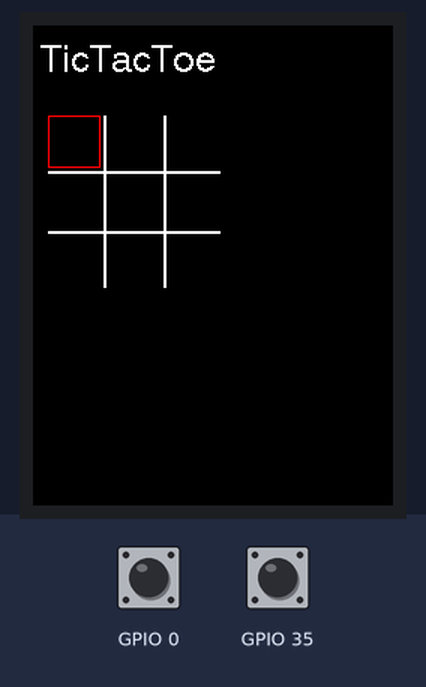
Recording of a sketch running on a simulated ESP32. Shown: 240×320 colour display. The inputs (shaded band) are chosen by the test bench; at power-on: GPIO 35 HIGH, GPIO 0 HIGH. Random numbers use the default seed unless the sketch sets one; what the sketch prints to the serial monitor is not drawn.

Above: at 1.4 s.
1.5 s: GPIO 35 pulled LOW for 0.15 s
At 1.8 s:
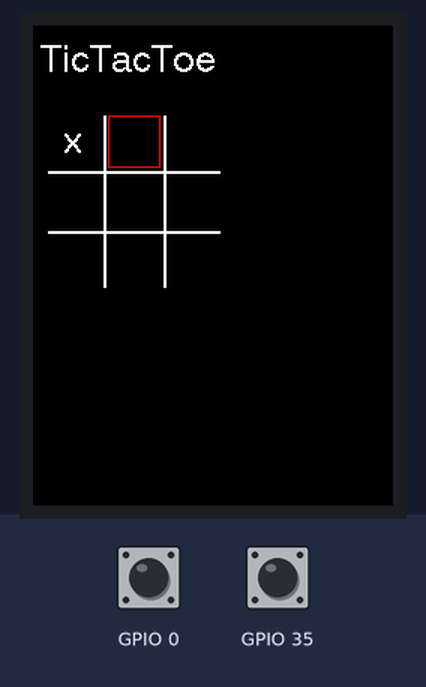
2.2 s: GPIO 0 pulled LOW for 3.2 s
At 6.3 s:
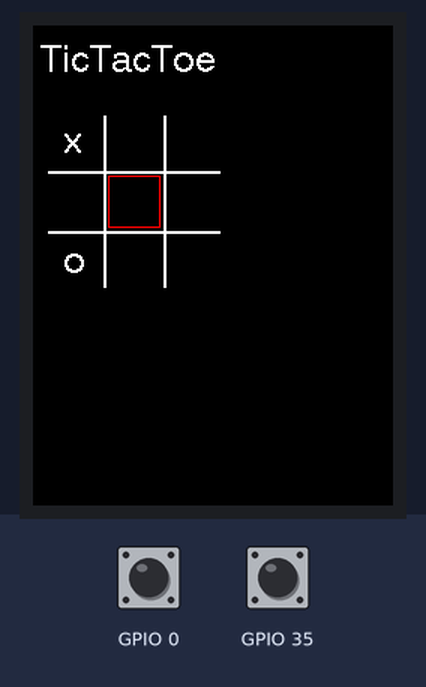
6.9 s: GPIO 0 pulled LOW for 0.15 s
At 8.0 s:
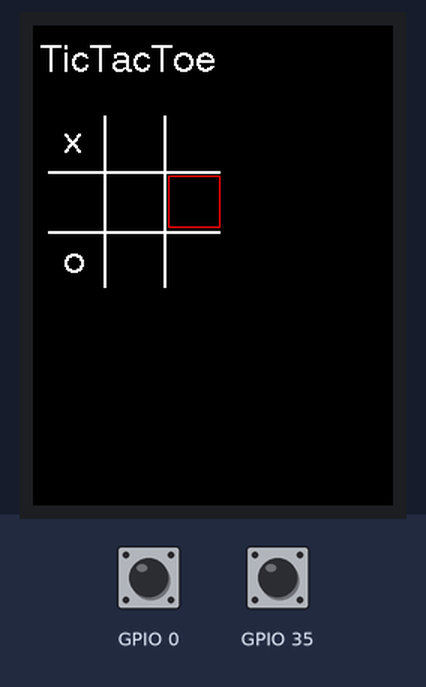
8.5 s: GPIO 35 pulled LOW for 1 s
Timing chart, 0 to 11.5 s (numbered marks = the images above; inputs shaded):
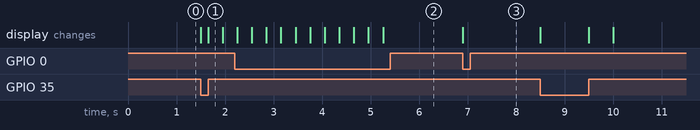

The sketch:

TicTacToe.ino
```cpp
#include <Arduino.h>
#include <SPI.h>
#include <TFT_eSPI.h>

TFT_eSPI tft = TFT_eSPI();

int fromTop = 60;
int fromLeft = 10;
int space = 5;
int boxSize = 35;
int playGround = 3 * boxSize + 2 * space;

int i  = 0;
int j  = 0;
int me = random(1, 10);
bool player              = 0;
bool choiced             = false;
bool myTime              = false;
bool defensed            = false;
int dd[3][3]             = {0};
char sign[2]             = {'x', 'o'};
uint8_t player_X         = 1;
uint8_t player_O         = 4;
int     matrix_values[9] = {0};
long timeout             = millis();
int last_pos             = 0;
enum places {A,D,G,B,E,H,C,F,I};
enum shifter {sA,sB,sC,sD,sE,sF,sG,sH,sI};
bool virtual_shift = false;
bool virtual_enter = false;

void checkWiner();
void ESPlay();

void ESPlay() {
    uint8_t k = 0;
    for (uint8_t ii=0;ii<3;ii++){
        for (uint8_t jj=0;jj<3;jj++){
            matrix_values[k] = dd[ii][jj];
            k++;
        }
    }
    //DEFESA
    //defesa linha 1
    if ((matrix_values[A] + matrix_values[B] + matrix_values[C]) == 2){
        if (matrix_values[A] == 0 && last_pos != sA ||matrix_values[B] == 0 && last_pos != sB || matrix_values[C] == 0 && last_pos != sC){
            virtual_shift = true;
        }
        else{
            virtual_enter = true;
            defensed      = true;
        }
    }
    //defesa linha 2
    else if ((matrix_values[D] + matrix_values[E] + matrix_values[F]) == 2){
        if (matrix_values[D] == 0 && last_pos != sD ||matrix_values[E] == 0 && last_pos != sE || matrix_values[F] == 0 && last_pos != sF){
            virtual_shift = true;
        }
        else{
            virtual_enter = true;
            defensed      = true;
        }
    }
    //defesa linha 3
    else if ((matrix_values[G] + matrix_values[H] + matrix_values[I]) == 2){
        if (matrix_values[G] == 0 && last_pos != sG ||matrix_values[H] == 0 && last_pos != sH || matrix_values[I] == 0 && last_pos != sI){
            virtual_shift = true;
        }
        else{
            virtual_enter = true;
            defensed      = true;
        }
    }
    //defesa coluna 1
    else if ((matrix_values[A] + matrix_values[D] + matrix_values[G]) == 2){
        if (matrix_values[A] == 0 && last_pos != sA ||matrix_values[D] == 0 && last_pos != sD || matrix_values[G] == 0 && last_pos != sG){
            virtual_shift = true;
        }
        else{
            virtual_enter = true;
            defensed      = true;
        }
    }
    //defesa coluna 2
    else if ((matrix_values[B] + matrix_values[E] + matrix_values[H]) == 2){
        if (matrix_values[B] == 0 && last_pos != sB ||matrix_values[E] == 0 && last_pos != sE || matrix_values[H] == 0 && last_pos != sH){
            virtual_shift = true;
        }
        else{
            virtual_enter = true;
            defensed      = true;
        }
    }
    //defesa coluna 3
    else if ((matrix_values[C] + matrix_values[F] + matrix_values[I]) == 2){
        if (matrix_values[C] == 0 && last_pos != sC ||matrix_values[F] == 0 && last_pos != sF || matrix_values[I] == 0 && last_pos != sI){
            virtual_shift = true;
        }
        else{
            virtual_enter = true;
            defensed      = true;
        }
    }
    //defesa diagonal A-I
    else if ((matrix_values[A] + matrix_values[E] + matrix_values[I]) == 2){
        if (matrix_values[A] == 0 && last_pos != sA ||matrix_values[E] == 0 && last_pos != sE || matrix_values[I] == 0 && last_pos != sI){
            virtual_shift = true;
        }
        else{
            virtual_enter = true;
            defensed      = true;
        }
    }
    //defesa diagonal C-G
    else if ((matrix_values[C] + matrix_values[E] + matrix_values[G]) == 2){
        if (matrix_values[C] == 0 && last_pos != sC ||matrix_values[E] == 0 && last_pos != sE || matrix_values[G] == 0 && last_pos != sG){
            virtual_shift = true;
        }
        else{
            virtual_enter = true;
            defensed      = true;
        }
    }
    else {
        if (myTime && !defensed){
            if (!choiced){
                int me = random(1, 10);
                 while (matrix_values[me] != 0){
                    //int picked = random(1, 10);
                    //me = picked > 8 ? 8 : picked;
                     me = random(1, 10);
                }
                 choiced = true;
            }

            Serial.print("my choice: ");
            Serial.println(me);

            if (me != last_pos){
                virtual_shift = true;
            }
            else{
                virtual_enter = true;
                myTime        = false;
                choiced       = false;
            }


        }
        else {
            defensed = false;
            myTime   = false;
        }
        //agora definir o shift


    }

}

void setup(void) {
  Serial.begin(9600);
  tft.init();
  tft.fillScreen(TFT_BLACK);
  tft.setTextColor(TFT_WHITE);
  tft.drawString("TicTacToe", 5, 12, 4);
  pinMode(0, INPUT_PULLUP);
  pinMode(35, INPUT_PULLUP);

  tft.drawFastVLine(fromLeft + boxSize + space / 2, fromTop, playGround,TFT_WHITE);
  tft.drawFastVLine(1 + fromLeft + boxSize + space / 2, fromTop, playGround,TFT_WHITE);
  tft.drawFastVLine(fromLeft + boxSize * 2 + space + space / 2, fromTop,playGround, TFT_WHITE);
  tft.drawFastVLine(1 + fromLeft + boxSize * 2 + space + space / 2, fromTop,playGround, TFT_WHITE);
  tft.drawFastHLine(fromLeft, fromTop + boxSize + space / 2, playGround,TFT_WHITE);
  tft.drawFastHLine(fromLeft, 1 + fromTop + boxSize + space / 2, playGround,TFT_WHITE);
  tft.drawFastHLine(fromLeft, fromTop + boxSize * 2 + space + space / 2,playGround, TFT_WHITE);
  tft.drawFastHLine(fromLeft, 1 + fromTop + boxSize * 2 + space + space / 2,playGround, TFT_WHITE);

  tft.drawRect((fromLeft + (i * boxSize) + (i * space)),(fromTop + (j * boxSize) + (j * space)), boxSize, boxSize,TFT_RED);
  // Serial.println(random(1,9));
}

void loop() {
  if (millis() - timeout > 1000) {
    timeout = millis();
    //Serial.println(random(1, 10));
  }
  if (digitalRead(0) == 0 || virtual_shift) {  // shift
    last_pos = last_pos > 7 ? 0 : last_pos+1;
    Serial.println(last_pos);
    tft.drawRect((fromLeft + (i * boxSize) + (i * space)),(fromTop + (j * boxSize) + (j * space)), boxSize, boxSize,TFT_BLACK);
    i = i + 1;
    if (i > 2) {
      i = 0;
      j++;
    }
    if (j > 2) j = 0;
    tft.drawRect((fromLeft + (i * boxSize) + (i * space)),(fromTop + (j * boxSize) + (j * space)), boxSize, boxSize,TFT_RED);

    virtual_shift = false;
    delay(300);
  }

  if (digitalRead(35) == 0 || virtual_enter) {  // select

    if (dd[i][j] != 0) {
      Serial.println("busy");
      tft.setTextColor(TFT_RED);
      char who = player > 0 ? sign[0] : sign[1];
      tft.drawString(String(who),10 + fromLeft + (i * boxSize) + (space * i),6 + fromTop + (j * boxSize) + j * space, 4);
      delay(500);
      tft.setTextColor(TFT_WHITE);
      tft.drawString(String(who),10 + fromLeft + (i * boxSize) + (space * i),6 + fromTop + (j * boxSize) + j * space, 4);
    }
    else {
      tft.drawString(String(sign[player]),10 + fromLeft + (i * boxSize) + (space * i),6 + fromTop + (j * boxSize) + j * space, 4);
      if (player == 0) dd[i][j] = 1;

      if (player == 1) dd[i][j] = 4;

      player = !player;
      checkWiner();
    }
    if (!virtual_enter){
        choiced = false;
        myTime  = true;
        Serial.println("esp joga");
    }
    virtual_enter = false;
    while (digitalRead(35) == 0);
  }
  ESPlay();
  choiced = false;
}

void checkWiner() {
  for (int m = 0; m < 3; m++) {
    int score = 0;
    int hscore = 0;
    for (int n = 0; n < 3; n++) {
      score = score + dd[m][n];
      hscore = hscore + dd[n][m];

      if (score == 3 || score == 12) {
        tft.drawFastVLine(fromLeft + (m * space) + (boxSize * m) + boxSize / 2,
                          fromTop, playGround, TFT_RED);
        tft.drawFastVLine(
            fromLeft + 1 + (m * space) + (boxSize * m) + boxSize / 2, fromTop,
            playGround, TFT_RED);
      }

      if (hscore == 3 || hscore == 12) {
        tft.drawFastHLine(fromLeft,
                          fromTop + (m * space) + (boxSize * m) + boxSize / 2,
                          playGround, TFT_RED);
        tft.drawFastHLine(
            fromLeft, fromTop + 1 + (m * space) + (boxSize * m) + boxSize / 2,
            playGround, TFT_RED);
      }
    }

    if (dd[0][0] + dd[1][1] + dd[2][2] == 3 ||
        dd[0][0] + dd[2][2] + dd[1][1] == 12) {
      tft.drawLine(fromLeft, fromTop, fromLeft + playGround,
                   fromTop + playGround, TFT_RED);
    }

    if (dd[0][2] + dd[1][1] + dd[2][0] == 3 ||
        dd[0][2] + dd[2][0] + dd[1][1] == 12) {
      tft.drawLine(fromLeft + playGround, fromTop, fromLeft,
                   fromTop + playGround, TFT_RED);
    }
  }
}
```

Measured:
- after the input at 1.5 s, the display: first changes at once (image 1 shows a later state)
- after the input at 6.9 s, the display: changes at once (image 3)
